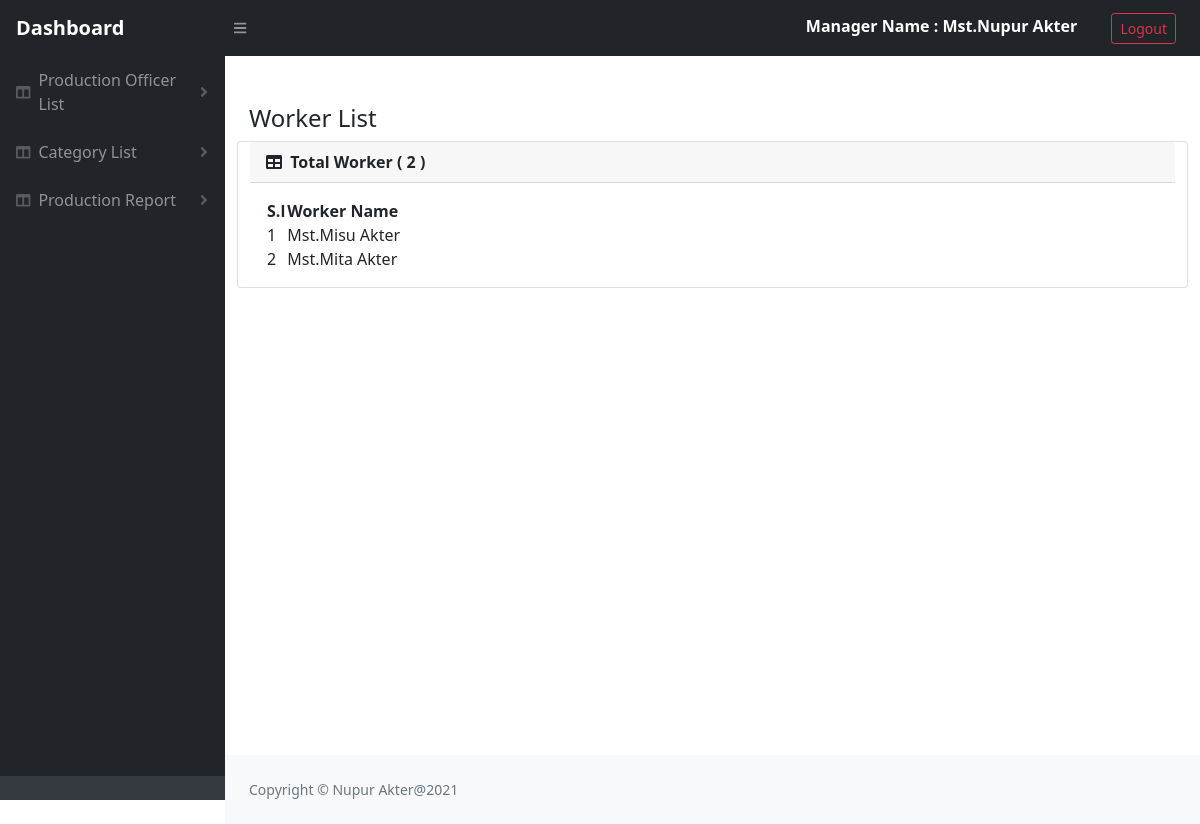
The app's page /old/admin/prdctn_worker_page.php?id=15 (signed in) with its own data.
### tables this page shows
CREATE TABLE `tbl_worker` (
  `id` int(11) NOT NULL,
  `worker_name` varchar(200) NOT NULL,
  `supervisor_id` varchar(200) NOT NULL
);

### old/admin/prdctn_worker_page.php (the view)
<?php
  require_once('header.php');
  require_once('side_bar.php');
?>
       <div id="layoutSidenav_content">
                <main>
                    <div class="container-fluid px-4">
                        <h4 class="mt-4"> Worker List</h4>
                        <div class="row">
                        <div class="card mb-4">
                            <div class="card-header">
                                <i class="fas fa-table me-1"></i>
                                <strong> Total Worker ( <?php    $get_id = $_GET['id'];  $select = "SELECT * FROM `tbl_worker` WHERE supervisor_id='$get_id'";
                                            $run = mysqli_query($con,$select);
                                            echo $cont =  mysqli_num_rows($run);?> )</strong>
                            </div>
                            <div class="card-body">
                                <table id="datatablesSimple">
                                    <thead>
                                        <tr>
                                            <th>S.l</th>
                                            <th> Worker Name</th>
                                        </tr>
                                    </thead>
                                    <tbody>
                                        <form action="" method="post">
                                         <?php
                                           $get_id = $_GET['id'];
                                           $count = 1;
                                            $select = "SELECT * FROM `tbl_worker` WHERE supervisor_id='$get_id'";
                                            $run = mysqli_query($con,$select);
                                            while( $result = mysqli_fetch_array($run)){ ?>
                                            <tr>
                                                <td><?php echo $count++;?></td>
                                                <td><?php echo $result['worker_name'];?></td>
                                            </tr>
                                            <?php }  ?>
                                            </form>
                                    </tbody>
                                </table>
                            </div>
                        </div>
                        </div>
                    </div>
                </main>
<?php
  require_once('footer.php');
?>

### records on screen
tbl_worker: worker_name "Mst.Misu Akter"
tbl_worker: worker_name "Mst.Mita Akter"

### other values on screen
$_SESSION['manager_name'] "Mst.Nupur Akter"
$cont =  mysqli_num_rows($run) "2"
